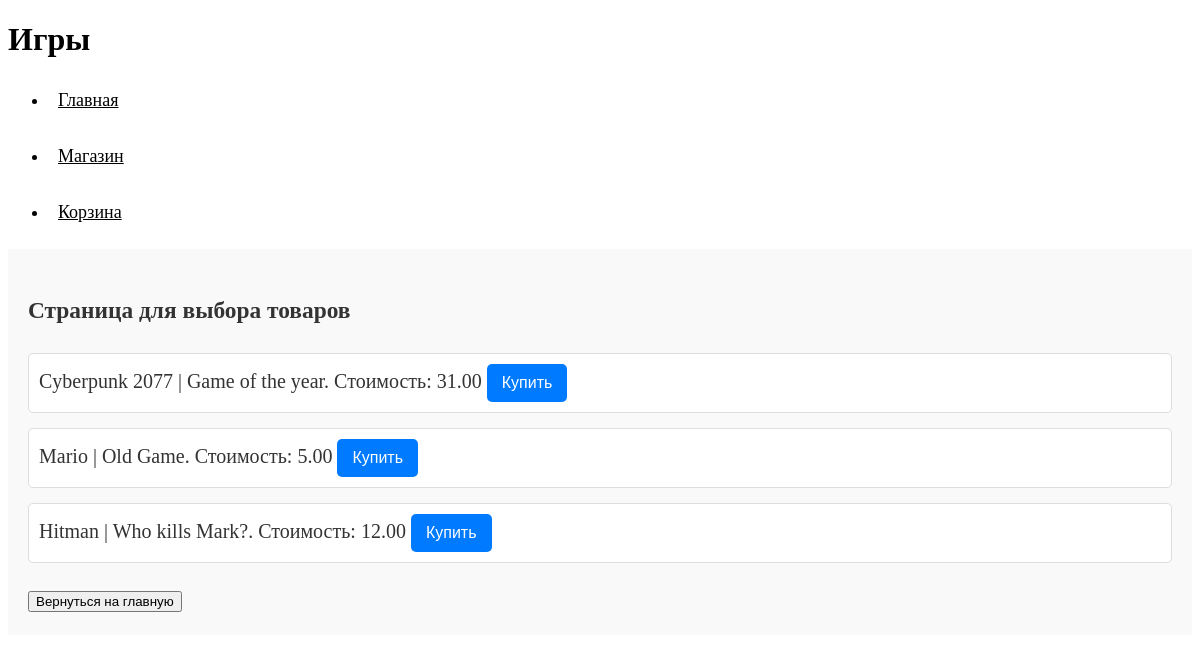
The app's page /shop/ with its own data.
### task1/models.py (models this page shows, shortened)
class Game(models.Model):
    title = models.CharField(max_length=200)
    cost = models.DecimalField(max_digits=10, decimal_places=2)
    size = models.DecimalField(max_digits=6, decimal_places=2)
    description = models.TextField()  # описание с неограниченным количеством текста
    age_limited = models.BooleanField(default=False)  # ограничение по возрасту 18+ (булево поле по дефолту False)
    buyer = models.ManyToManyField(Buyer, related_name='games')

### task1/views.py (the view)
# urls.py: path('shop/', shop_games, name='shop'),  # Магазин
def shop_games(request):
    products = Game.objects.all()  # Получаем все записи из модели Game
    return render(request, 'games.html', {'products': products})

### templates/first_task/games.html (shortened to what this page needs)
{% extends "menu.html" %}
{% block pagename %}Игры{% endblock %}
{% block main_content %}
    <h3>Страница для выбора товаров</h3>
    <ul class="product-list">
        {% for game in products %}
            <li>
                {{ game.title }} | {{ game.description }}. Стоимость: {{ game.cost }}
                <button class="buy-button">Купить</button>
            </li>
        {% endfor %}
    </ul>
    <a href="/platform"><button>Вернуться на главную</button></a>
{% endblock %}

### templates/first_task/menu.html (style rules this page uses)
.product-list { list-style-type: none; padding: 0; margin: 20px 0; }
.product-list li { margin-bottom: 15px; padding: 10px; border: 1px solid #ddd; border-radius: 5px; background-color: #fff; transition: box-shadow 0.3s; }
.buy-button { padding: 10px 15px; font-size: 16px; color: #fff; background-color: #007bff; border: none; border-radius: 5px; cursor: pointer; transition: background-color 0.3s; }

### records on screen
Game: title "Cyberpunk 2077", description "Game of the year", cost "31.00"
Game: title "Mario", description "Old Game", cost "5.00"
Game: title "Hitman", description "Who kills Mark?", cost "12.00"
